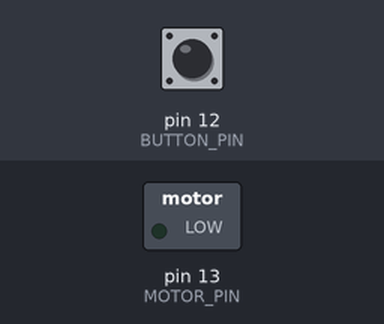
This sketch was run on a simulated Arduino Uno, built with avr-gcc and run on an emulated ATmega328P. Shown: switched loads named in the sketch (green lamp = pin HIGH). The test bench sets the inputs (shaded band); at power-on: pin 12 (BUTTON_PIN) LOW.

Above: at 1.2 s.
1.3 s: pin 12 (BUTTON_PIN) pulled HIGH for 0.15 s
At 1.37 s:
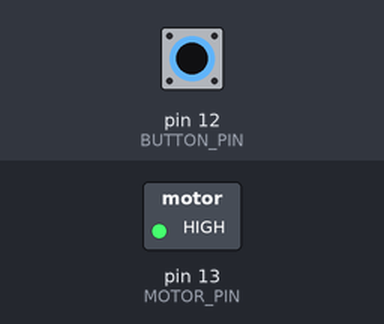
2.9 s: pin 12 (BUTTON_PIN) pulled HIGH for 3.2 s
At 7.5 s:
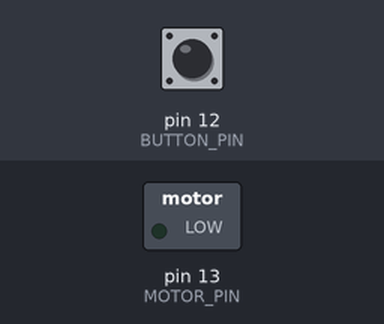
Timing chart, 0 to 9.0 s (numbered marks = the images above; inputs shaded):
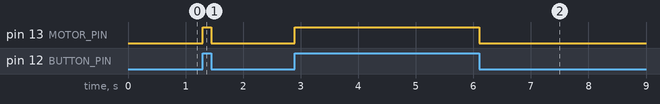

Measured:
- after the input at 1.3 s, pin 13 (MOTOR_PIN): LOW → HIGH at once, → LOW 0.15 s later
- after the input at 2.9 s, pin 13 (MOTOR_PIN): LOW → HIGH at once, → LOW 3.2 s later

The sketch:

coin_motor.ino
```cpp
#define BUTTON_PIN 12   // Push button connected to GPIO 15
#define MOTOR_PIN  13   // Motor connected to 3.3V (not a GPIO, just power)

void setup() {
  pinMode(BUTTON_PIN, INPUT);  // Set button as input with pull-down resistor
  pinMode(MOTOR_PIN, OUTPUT);
}

void loop() {
  if (digitalRead(BUTTON_PIN) == HIGH) {
    digitalWrite(MOTOR_PIN, HIGH);
   // Serial.println("Button Pressed! Motor should vibrate.");
    // No need to control GPIO, motor gets direct 3.3V power
  }
  else{
    digitalWrite(MOTOR_PIN, LOW);
  }
}
```
